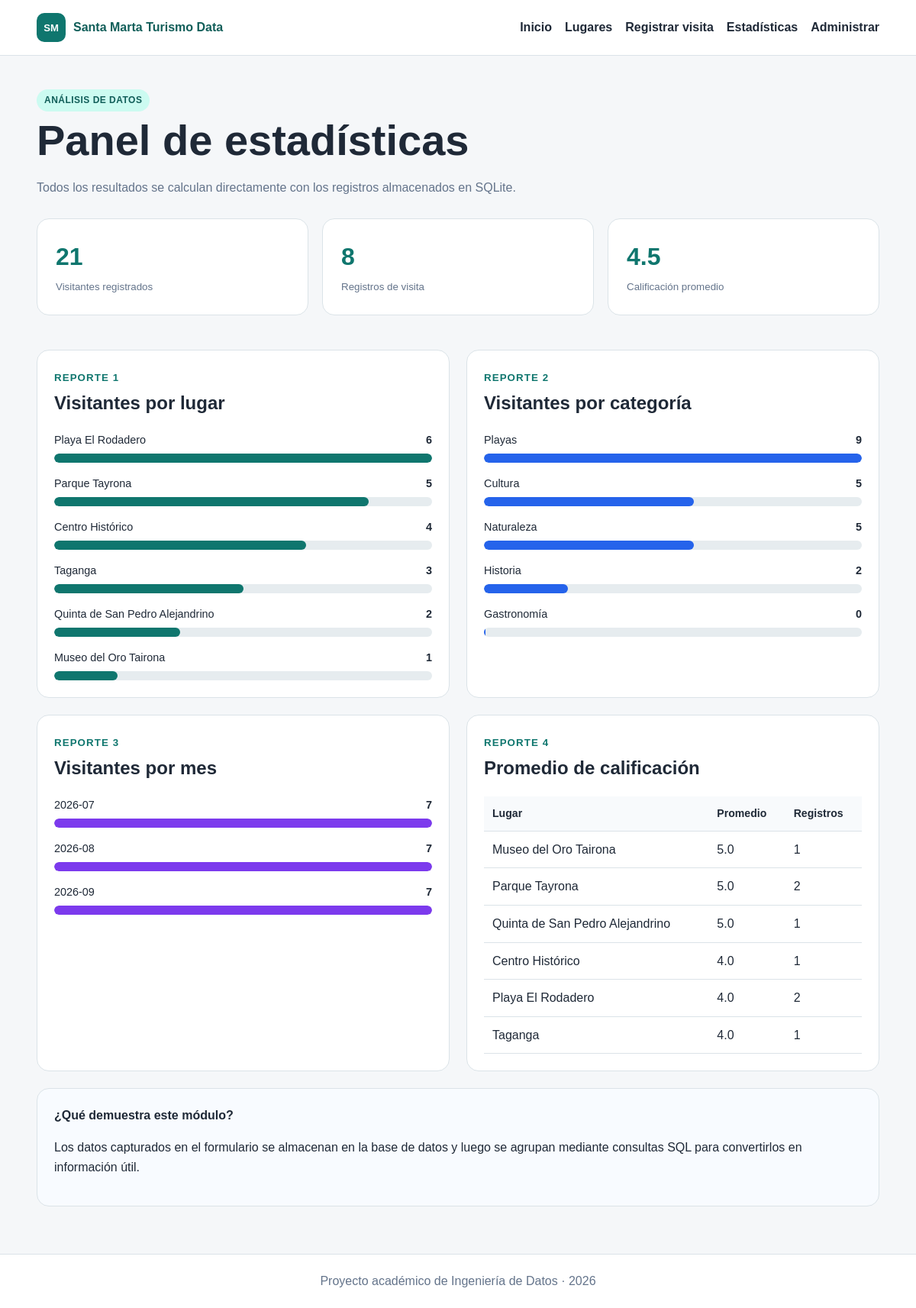
The page /estadisticas on the database its author committed.
### tables this page shows
CREATE TABLE lugares (
    id_lugar INTEGER PRIMARY KEY AUTOINCREMENT,
    nombre TEXT NOT NULL,
    id_categoria INTEGER NOT NULL,
    ubicacion TEXT NOT NULL,
    descripcion TEXT NOT NULL,
    precio REAL NOT NULL DEFAULT 0 CHECK(precio >= 0),
    FOREIGN KEY (id_categoria) REFERENCES categorias(id_categoria)
);

CREATE TABLE categorias (
    id_categoria INTEGER PRIMARY KEY AUTOINCREMENT,
    nombre_categoria TEXT NOT NULL UNIQUE,
    descripcion TEXT
);

### app.py (the view)
@app.route("/estadisticas")
def estadisticas():
    conn = get_db()
    por_lugar = [dict(x) for x in conn.execute("""
        SELECT l.nombre, COALESCE(SUM(v.cantidad_personas), 0) AS total
        FROM lugares l
        LEFT JOIN visitas v ON v.id_lugar = l.id_lugar
        GROUP BY l.id_lugar
        ORDER BY total DESC, l.nombre
    """).fetchall()]
    por_categoria = [dict(x) for x in conn.execute("""
        SELECT c.nombre_categoria AS categoria,
               COALESCE(SUM(v.cantidad_personas), 0) AS total
        FROM categorias c
        LEFT JOIN lugares l ON l.id_categoria = c.id_categoria
        LEFT JOIN visitas v ON v.id_lugar = l.id_lugar
        GROUP BY c.id_categoria
        ORDER BY total DESC, c.nombre_categoria
    """).fetchall()]
    calificaciones = conn.execute("""
        SELECT l.nombre,
               ROUND(AVG(v.calificacion), 2) AS promedio,
               COUNT(v.id_visita) AS cantidad
        FROM lugares l
        LEFT JOIN visitas v ON v.id_lugar = l.id_lugar
        GROUP BY l.id_lugar
        ORDER BY promedio DESC, l.nombre
    """).fetchall()
    por_mes = [dict(x) for x in conn.execute("""
        SELECT substr(fecha, 1, 7) AS mes,
               SUM(cantidad_personas) AS total
        FROM visitas
        GROUP BY substr(fecha, 1, 7)
        ORDER BY mes
    """).fetchall()]
    indicadores = conn.execute("""
        SELECT
            COALESCE(SUM(cantidad_personas), 0) AS visitantes,
            ROUND(AVG(calificacion), 2) AS promedio,
            COUNT(*) AS registros
        FROM visitas
    """).fetchone()
    conn.close()
    max_lugar = max([x["total"] for x in por_lugar], default=0)
    max_categoria = max([x["total"] for x in por_categoria], default=0)
    max_mes = max([x["total"] for x in por_mes], default=0)
    for x in por_lugar:
        x["porcentaje"] = porcentaje(x["total"], max_lugar)
    for x in por_categoria:
        x["porcentaje"] = porcentaje(x["total"], max_categoria)
    for x in por_mes:
        x["porcentaje"] = porcentaje(x["total"], max_mes)
    return render_template(
        "estadisticas.html",
        por_lugar=por_lugar,
        por_categoria=por_categoria,
        calificaciones=calificaciones,
        por_mes=por_mes,
        indicadores=indicadores
    )

### app.py (called while the page is built)
def get_db():
    conn = sqlite3.connect(DB_PATH)
    conn.row_factory = sqlite3.Row
    conn.execute("PRAGMA foreign_keys = ON")
    return conn

def porcentaje(valor, maximo):
    if not maximo:
        return 0
    return round((valor / maximo) * 100, 2)

@app.context_processor
def inject_globals():
    return {"current_year": datetime.now().year}

### templates/estadisticas.html (shortened to what this page needs)
{% extends "base.html" %}
{% block content %}
<section class="pagina-titulo">
    <span class="etiqueta">Análisis de datos</span>
    <h1>Panel de estadísticas</h1>
    <p>Todos los resultados se calculan directamente con los registros almacenados en SQLite.</p>
</section>
<section class="metricas metricas-3">
    <div class="metrica"><span>{{ indicadores.visitantes }}</span><small>Visitantes registrados</small></div>
    <div class="metrica"><span>{{ indicadores.registros }}</span><small>Registros de visita</small></div>
    <div class="metrica"><span>{{ indicadores.promedio or 0 }}</span><small>Calificación promedio</small></div>
</section>
<div class="grid-graficos">
    <section class="panel">
        <div class="titulo-reporte">
            <div><small>REPORTE 1</small><h2>Visitantes por lugar</h2></div>
        </div>
        <div class="barras">
            {% for fila in por_lugar %}
            <div class="barra-fila">
                <div class="barra-meta"><span>{{ fila.nombre }}</span><strong>{{ fila.total }}</strong></div>
                <div class="barra-fondo"><div class="barra-relleno" style="width: {{ fila.porcentaje }}%"></div></div>
            </div>
            {% endfor %}
        </div>
    </section>
    <section class="panel">
        <div class="titulo-reporte">
            <div><small>REPORTE 2</small><h2>Visitantes por categoría</h2></div>
        </div>
        <div class="barras">
            {% for fila in por_categoria %}
            <div class="barra-fila">
                <div class="barra-meta"><span>{{ fila.categoria }}</span><strong>{{ fila.total }}</strong></div>
                <div class="barra-fondo"><div class="barra-relleno alternativa" style="width: {{ fila.porcentaje }}%"></div></div>
            </div>
            {% endfor %}
        </div>
    </section>
    <section class="panel">
        <div class="titulo-reporte">
            <div><small>REPORTE 3</small><h2>Visitantes por mes</h2></div>
        </div>
        <div class="barras">
            {% for fila in por_mes %}
            <div class="barra-fila">
                <div class="barra-meta"><span>{{ fila.mes }}</span><strong>{{ fila.total }}</strong></div>
                <div class="barra-fondo"><div class="barra-relleno tercera" style="width: {{ fila.porcentaje }}%"></div></div>
            </div>
            {% endfor %}
        </div>
    </section>
    <section class="panel">
        <div class="titulo-reporte">
            <div><small>REPORTE 4</small><h2>Promedio de calificación</h2></div>
        </div>
        <div class="tabla-contenedor">
            <table>
                <thead><tr><th>Lugar</th><th>Promedio</th><th>Registros</th></tr></thead>
                <tbody>
                    {% for fila in calificaciones %}
                    <tr>
                        <td>{{ fila.nombre }}</td>
                        <td>{{ fila.promedio or "N/D" }}</td>
                        <td>{{ fila.cantidad }}</td>
                    </tr>
                    {% endfor %}
                </tbody>
            </table>
        </div>
    </section>
</div>
<section class="panel nota-tecnica">
    <strong>¿Qué demuestra este módulo?</strong>
    <p>Los datos capturados en el formulario se almacenan en la base de datos y luego se agrupan mediante consultas SQL para convertirlos en información útil.</p>
</section>
{% endblock %}

### static/css/estilos.css (style rules this page uses)
:root { --primario: #0f766e; --primario-oscuro: #115e59; --secundario: #2563eb; --tercero: #7c3aed; --fondo: #f5f7f9; --texto: #1f2937; --gris: #64748b; --blanco: #ffffff; --borde: #dbe3e8; --suave: #eef7f6; --peligro: #b91c1c; }
* { box-sizing: border-box; }
body { margin: 0; font-family: Arial, Helvetica, sans-serif; color: var(--texto); background: var(--fondo); line-height: 1.6; }
.hero h1, .pagina-titulo h1, .detalle-hero h1 { font-size: clamp(2rem, 5vw, 3.5rem); line-height: 1.08; margin: 8px 0 18px; }
.hero p, .pagina-titulo p { color: var(--gris); }
.etiqueta, .badge { display: inline-block; color: var(--primario-oscuro); background: #ccfbf1; padding: 5px 10px; border-radius: 999px; font-size: .75rem; font-weight: 800; text-transform: uppercase; letter-spacing: .04em; }
.metricas { display: grid; grid-template-columns: repeat(4, 1fr); gap: 18px; margin: 10px 0 45px; }
.metricas-3 { grid-template-columns: repeat(3, 1fr); }
.metrica { background: white; border: 1px solid var(--borde); border-radius: 16px; padding: 24px; }
.metrica span { display: block; font-size: 2rem; font-weight: 800; color: var(--primario); }
.metrica small { color: var(--gris); }
.card, .panel, .panel-suave { background: white; border: 1px solid var(--borde); border-radius: 16px; padding: 22px; }
.pagina-titulo { margin: 10px 0 28px; }
.tabla-contenedor { overflow-x: auto; }
table { width: 100%; border-collapse: collapse; }
th, td { text-align: left; padding: 11px; border-bottom: 1px solid var(--borde); }
th { background: #f8fafc; font-size: .88rem; }
.grid-graficos { display: grid; grid-template-columns: repeat(2, 1fr); gap: 22px; }
.titulo-reporte small { color: var(--primario); font-weight: 800; letter-spacing: .08em; }
.titulo-reporte h2 { margin: 2px 0 18px; }
.barras { display: grid; gap: 16px; }
.barra-fila { display: grid; gap: 6px; }
.barra-meta { display: flex; justify-content: space-between; gap: 10px; font-size: .9rem; }
.barra-fondo { height: 12px; border-radius: 999px; background: #e6ecef; overflow: hidden; }
.barra-relleno { height: 100%; min-width: 2px; border-radius: inherit; background: var(--primario); }
.barra-relleno.alternativa { background: var(--secundario); }
.barra-relleno.tercera { background: var(--tercero); }
.nota-tecnica { margin-top: 22px; background: #f8fbff; }

### rows shown on the page
lugares: nombre "Playa El Rodadero", total "6", {{ fila.porcentaje }} 100.0 (drawn), promedio "4.0", cantidad "2"
lugares: nombre "Parque Tayrona", total "5", {{ fila.porcentaje }} 83.33 (drawn), promedio "5.0", cantidad "2"
lugares: nombre "Centro Histórico", total "4", {{ fila.porcentaje }} 66.67 (drawn), promedio "4.0", cantidad "1"
lugares: nombre "Taganga", total "3", {{ fila.porcentaje }} 50.0 (drawn), promedio "4.0", cantidad "1"
lugares: nombre "Quinta de San Pedro Alejandrino", total "2", {{ fila.porcentaje }} 33.33 (drawn), promedio "5.0", cantidad "1"
lugares: nombre "Museo del Oro Tairona", total "1", {{ fila.porcentaje }} 16.67 (drawn), promedio "5.0", cantidad "1"
categorias: categoria "Playas", total "9", {{ fila.porcentaje }} 100.0 (drawn)
categorias: categoria "Cultura", total "5", {{ fila.porcentaje }} 55.56 (drawn)
categorias: categoria "Naturaleza", total "5", {{ fila.porcentaje }} 55.56 (drawn)
categorias: categoria "Historia", total "2", {{ fila.porcentaje }} 22.22 (drawn)
categorias: categoria "Gastronomía", total "0", {{ fila.porcentaje }} 0.0 (drawn)

### other values the page prints
{{ indicadores.visitantes }} "21"
{{ indicadores.registros }} "8"
{{ indicadores.promedio or 0 }} "4.5"
{{ fila.mes }} "2026-07" "2026-08" "2026-09"
{{ fila.total }} "7" "7" "7"
